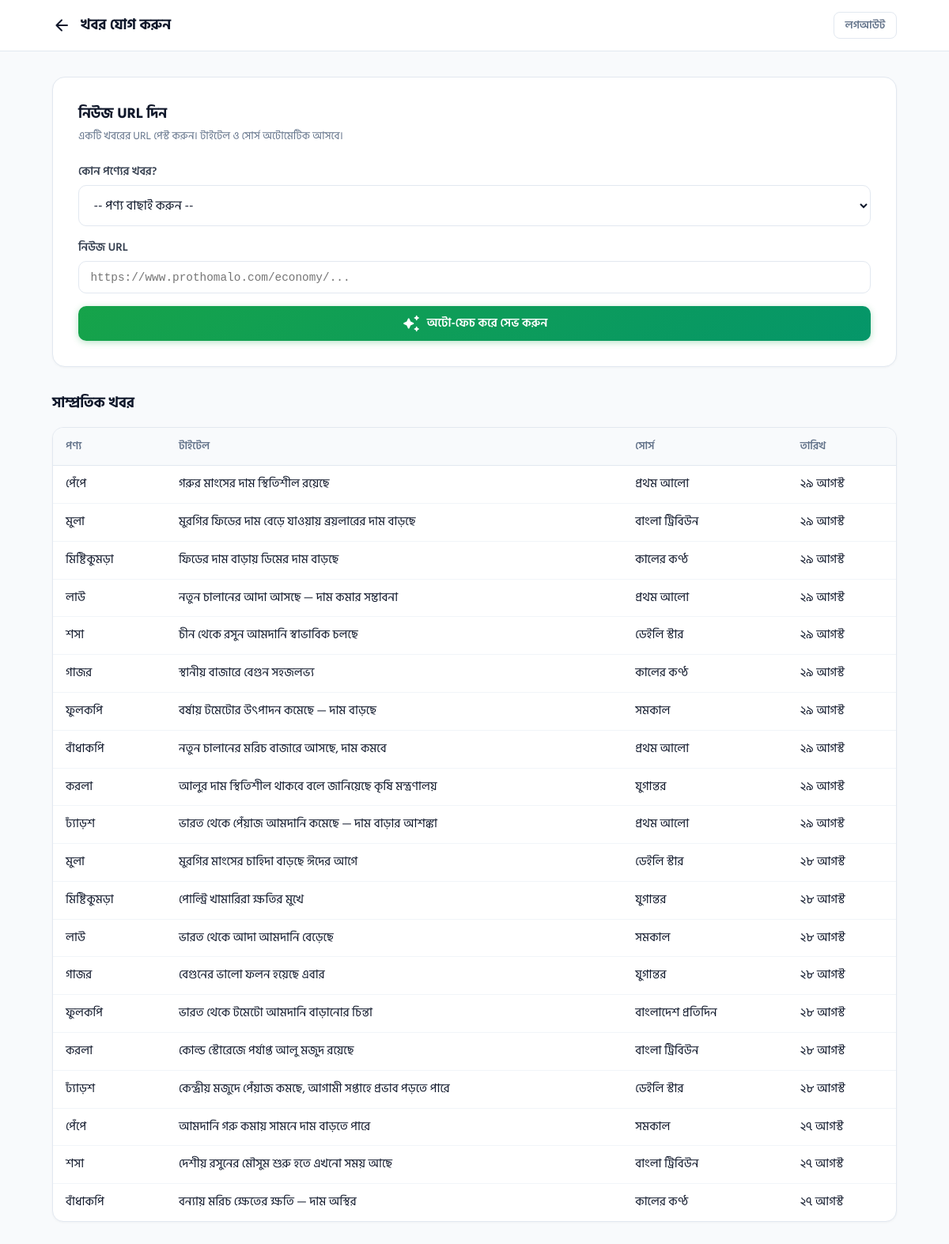
Screenshot of /admin/add-news.php (signed in) with the database file from the repository.
### tables this page shows
CREATE TABLE news (
    id INT AUTO_INCREMENT PRIMARY KEY,
    product_id INT NOT NULL,
    url VARCHAR(500) DEFAULT NULL,
    title VARCHAR(500) NOT NULL,
    source VARCHAR(200) DEFAULT NULL,
    date_added DATE NOT NULL,
    created_at TIMESTAMP DEFAULT CURRENT_TIMESTAMP,
    FOREIGN KEY (product_id) REFERENCES products(id) ON DELETE CASCADE
);

CREATE TABLE products (
    id INT AUTO_INCREMENT PRIMARY KEY,
    category_id INT NOT NULL,
    slug VARCHAR(100) NOT NULL UNIQUE,
    name VARCHAR(100) NOT NULL,
    name_en VARCHAR(100) NOT NULL,
    unit VARCHAR(50) NOT NULL,
    icon_path VARCHAR(255) DEFAULT NULL,
    created_at TIMESTAMP DEFAULT CURRENT_TIMESTAMP,
    FOREIGN KEY (category_id) REFERENCES categories(id) ON DELETE CASCADE
);

### includes/helpers.php (called while the page is built, shortened)
<?php
function toBengali($num) {
    $digits = ['০', '১', '২', '৩', '৪', '৫', '৬', '৭', '৮', '৯'];
    return preg_replace_callback('/[0-9]/', function ($m) use ($digits) {
        return $digits[(int)$m[0]];
    }, (string)$num);
}
function toBengaliDate($dateStr, $includeYear = true) {
    $months = [
        1 => 'জানুয়ারি', 2 => 'ফেব্রুয়ারি', 3 => 'মার্চ', 4 => 'এপ্রিল',
        5 => 'মে', 6 => 'জুন', 7 => 'জুলাই', 8 => 'আগস্ট',
        9 => 'সেপ্টেম্বর', 10 => 'অক্টোবর', 11 => 'নভেম্বর', 12 => 'ডিসেম্বর'
    ];
    $ts = strtotime($dateStr);
    $day = toBengali(date('j', $ts));
    $month = $months[(int)date('n', $ts)];
    return $day . ' ' . $month;
}
function toBengaliDateShort($dateStr) {
    return toBengaliDate($dateStr, false);
}
function e($str) {
    return htmlspecialchars($str ?? '', ENT_QUOTES, 'UTF-8');
}

### admin/add-news.php (the view, shortened to what this page needs)
<?php
$db = getDB();
$recentNews = $db->query('
    SELECT n.*, p.name AS product_name
    FROM news n
    JOIN products p ON n.product_id = p.id
    ORDER BY n.date_added DESC, n.id DESC
    LIMIT 20
')->fetchAll();
?>
<!DOCTYPE html>
<html lang="bn">
<head>
    <link rel="stylesheet" href="/style.css">
    <link rel="stylesheet" href="style.css">
</head>
<body>
    <div class="admin-wrapper">
        <header class="admin-header">
            <div class="admin-header-inner">
                <div class="admin-header-left">
                    <a href="dashboard.php" class="admin-back-link"><span class="material-icons-round">arrow_back</span></a>
                    <h1>খবর যোগ করুন</h1>
                </div>
                <div class="admin-header-right">
                    <a href="logout.php" class="admin-btn outline small">লগআউট</a>
                </div>
            </div>
        </header>
        <main class="admin-main">
            <div class="admin-form-card">
                <h2 class="admin-form-title">নিউজ URL দিন</h2>
                <p class="admin-form-hint">একটি খবরের URL পেস্ট করুন। টাইটেল ও সোর্স অটোমেটিক আসবে।</p>
                <form method="POST" class="admin-form">
                    <div class="form-group">
                        <label for="product_id">কোন পণ্যের খবর?</label>
                        <select name="product_id" id="product_id" required>
                            <option value="">-- পণ্য বাছাই করুন --</option>
                        </select>
                    </div>
                    <div class="form-group">
                        <label for="news_url">নিউজ URL</label>
                        <input type="url" name="news_url" id="news_url" required
                               placeholder="https://www.prothomalo.com/economy/..."
                               class="url-input">
                    </div>
                    <button type="submit" class="admin-btn primary full-width">
                        <span class="material-icons-round">auto_awesome</span>
                        অটো-ফেচ করে সেভ করুন
                    </button>
                </form>
            </div>
            <?php if (!empty($recentNews)): ?>
            <div class="admin-section">
                <h2 class="admin-section-title">সাম্প্রতিক খবর</h2>
                <div class="admin-table-wrapper">
                    <table class="admin-table">
                        <thead>
                            <tr>
                                <th>পণ্য</th>
                                <th>টাইটেল</th>
                                <th>সোর্স</th>
                                <th>তারিখ</th>
                            </tr>
                        </thead>
                        <tbody>
                            <?php foreach ($recentNews as $n): ?>
                            <tr>
                                <td><?= e($n['product_name']) ?></td>
                                <td>
                                    <?php if (!empty($n['url'])): ?>
                                        <a href="<?= e($n['url']) ?>" target="_blank" rel="noopener"><?= e($n['title']) ?></a>
                                    <?php else: ?>
                                        <?= e($n['title']) ?>
                                    <?php endif; ?>
                                </td>
                                <td><?= e($n['source']) ?></td>
                                <td><?= toBengaliDateShort($n['date_added']) ?></td>
                            </tr>
                            <?php endforeach; ?>
                        </tbody>
                    </table>
                </div>
            </div>
            <?php endif; ?>
        </main>
    </div>
</body>
</html>

### style.css (style rules this page uses)
*, *::before, *::after { margin: 0; padding: 0; box-sizing: border-box; }
:root { --primary: #16a34a; --primary-dark: #0f5132; --primary-darker: #0a3520; --primary-light: #dcfce7; --primary-glow: rgba(22, 163, 74, 0.12); --bg: #faf9f6; --bg-warm: #f5f3ee; --surface: #ffffff; --surface-hover: #f9fafb; --text: #1a1a1a; --text-secondary: #4b5563; --text-muted: #9ca3af; --text-on-primary: #ffffff; --red: #dc2626; --red-bg: #fef2f2; --red-border: #fecaca; --green: #16a34a; --green-bg: #f0fdf4; --green-border: #bbf7d0; --gray: #6b7280; --gray-bg: #f3f4f6; --gray-border: #e5e7eb; --amber: #f59e0b; --radius-sm: 8px; --radius: 14px; --radius-lg: 20px; --radius-xl: 24px; --shadow-sm: 0 1px 2px rgba(0, 0, 0, 0.04); --shadow: 0 1px 3px rgba(0, 0, 0, 0.06), 0 4px 16px rgba(0, 0, 0, 0.04); --shadow-md: 0 4px 12px rgba(0, 0, 0, 0.06), 0 8px 32px rgba(0, 0, 0, 0.06); --shadow-lg: 0 8px 24px rgba(0, 0, 0, 0.08), 0 16px 48px rgba(0, 0, 0, 0.06); --transition: 0.25s cubic-bezier(0.4, 0, 0.2, 1); --bounce: 0.4s cubic-bezier(0.34, 1.56, 0.64, 1); --bg-color: #f8fafc; --card-bg: #ffffff; --text-main: #0f172a; --border-color: #e2e8f0; --up-color: #ef4444; --up-bg: #fee2e2; --down-color: #10b981; --down-bg: #d1fae5; --font-bengali: 'Hind Siliguri', sans-serif; --radius-md: 12px; --radius-pill: 999px; --shadow-soft: 0 2px 8px rgba(0, 0, 0, 0.04); --paper: #FFFFFF; --paper-line: #E7E0CE; --ink: #14231F; --teal: #1F6F5C; --teal-deep: #123A30; --teal-soft: #E4EFEA; --gold: #D99A2B; --up: #C1441E; --down: #3F8F5F; --muted: #5C6B65; }
html { scroll-behavior: smooth; -webkit-tap-highlight-color: transparent; }
body { background: #ffffff; font-family: var(--font-bengali); font-size: 18px; color: var(--text); min-height: 100vh; -webkit-font-smoothing: antialiased; -moz-osx-font-smoothing: grayscale; overflow-x: hidden; line-height: 1.5; }
a { text-decoration: none; color: inherit; }
button { font-family: var(--font-bengali); border: none; background: none; cursor: pointer; }
:root { --teal-900: #0B2B24; --teal-800: #0E3A30; --teal-700: #0E7C61; --teal-500: #14A085; --mint-100: #F1FAF6; --green-600: #1F9D55; --amber-600: #B9791F; --amber-100: #FBF1E1; --line: #E3ECE8; }

### rows the page displays
news: product.name "পেঁপে", title "গরুর মাংসের দাম স্থিতিশীল রয়েছে", source "প্রথম আলো", date_added "২৯ আগস্ট"
news: product.name "মুলা", title "মুরগির ফিডের দাম বেড়ে যাওয়ায় ব্রয়লারের দাম বাড়ছে", source "বাংলা ট্রিবিউন", date_added "২৯ আগস্ট"
news: product.name "মিষ্টিকুমড়া", title "ফিডের দাম বাড়ায় ডিমের দাম বাড়ছে", source "কালের কণ্ঠ", date_added "২৯ আগস্ট"
news: product.name "লাউ", title "নতুন চালানের আদা আসছে — দাম কমার সম্ভাবনা", source "প্রথম আলো", date_added "২৯ আগস্ট"
news: product.name "শসা", title "চীন থেকে রসুন আমদানি স্বাভাবিক চলছে", source "ডেইলি স্টার", date_added "২৯ আগস্ট"
news: product.name "গাজর", title "স্থানীয় বাজারে বেগুন সহজলভ্য", source "কালের কণ্ঠ", date_added "২৯ আগস্ট"
news: product.name "ফুলকপি", title "বর্ষায় টমেটোর উৎপাদন কমেছে — দাম বাড়ছে", source "সমকাল", date_added "২৯ আগস্ট"
news: product.name "বাঁধাকপি", title "নতুন চালানের মরিচ বাজারে আসছে, দাম কমবে", source "প্রথম আলো", date_added "২৯ আগস্ট"
news: product.name "করলা", title "আলুর দাম স্থিতিশীল থাকবে বলে জানিয়েছে কৃষি মন্ত্রণালয়", source "যুগান্তর", date_added "২৯ আগস্ট"
news: product.name "ঢ্যাঁড়শ", title "ভারত থেকে পেঁয়াজ আমদানি কমেছে — দাম বাড়ার আশঙ্কা", source "প্রথম আলো", date_added "২৯ আগস্ট"
news: product.name "মুলা", title "মুরগির মাংসের চাহিদা বাড়ছে ঈদের আগে", source "ডেইলি স্টার", date_added "২৮ আগস্ট"
news: product.name "মিষ্টিকুমড়া", title "পোল্ট্রি খামারিরা ক্ষতির মুখে", source "যুগান্তর", date_added "২৮ আগস্ট"
news: product.name "লাউ", title "ভারত থেকে আদা আমদানি বেড়েছে", source "সমকাল", date_added "২৮ আগস্ট"
news: product.name "গাজর", title "বেগুনের ভালো ফলন হয়েছে এবার", source "যুগান্তর", date_added "২৮ আগস্ট"
news: product.name "ফুলকপি", title "ভারত থেকে টমেটো আমদানি বাড়ানোর চিন্তা", source "বাংলাদেশ প্রতিদিন", date_added "২৮ আগস্ট"
news: product.name "করলা", title "কোল্ড স্টোরেজে পর্যাপ্ত আলু মজুদ রয়েছে", source "বাংলা ট্রিবিউন", date_added "২৮ আগস্ট"
news: product.name "ঢ্যাঁড়শ", title "কেন্দ্রীয় মজুদে পেঁয়াজ কমছে, আগামী সপ্তাহে প্রভাব পড়তে পারে", source "ডেইলি স্টার", date_added "২৮ আগস্ট"
news: product.name "পেঁপে", title "আমদানি গরু কমায় সামনে দাম বাড়তে পারে", source "সমকাল", date_added "২৭ আগস্ট"
news: product.name "শসা", title "দেশীয় রসুনের মৌসুম শুরু হতে এখনো সময় আছে", source "বাংলা ট্রিবিউন", date_added "২৭ আগস্ট"
news: product.name "বাঁধাকপি", title "বন্যায় মরিচ ক্ষেতের ক্ষতি — দাম অস্থির", source "কালের কণ্ঠ", date_added "২৭ আগস্ট"
